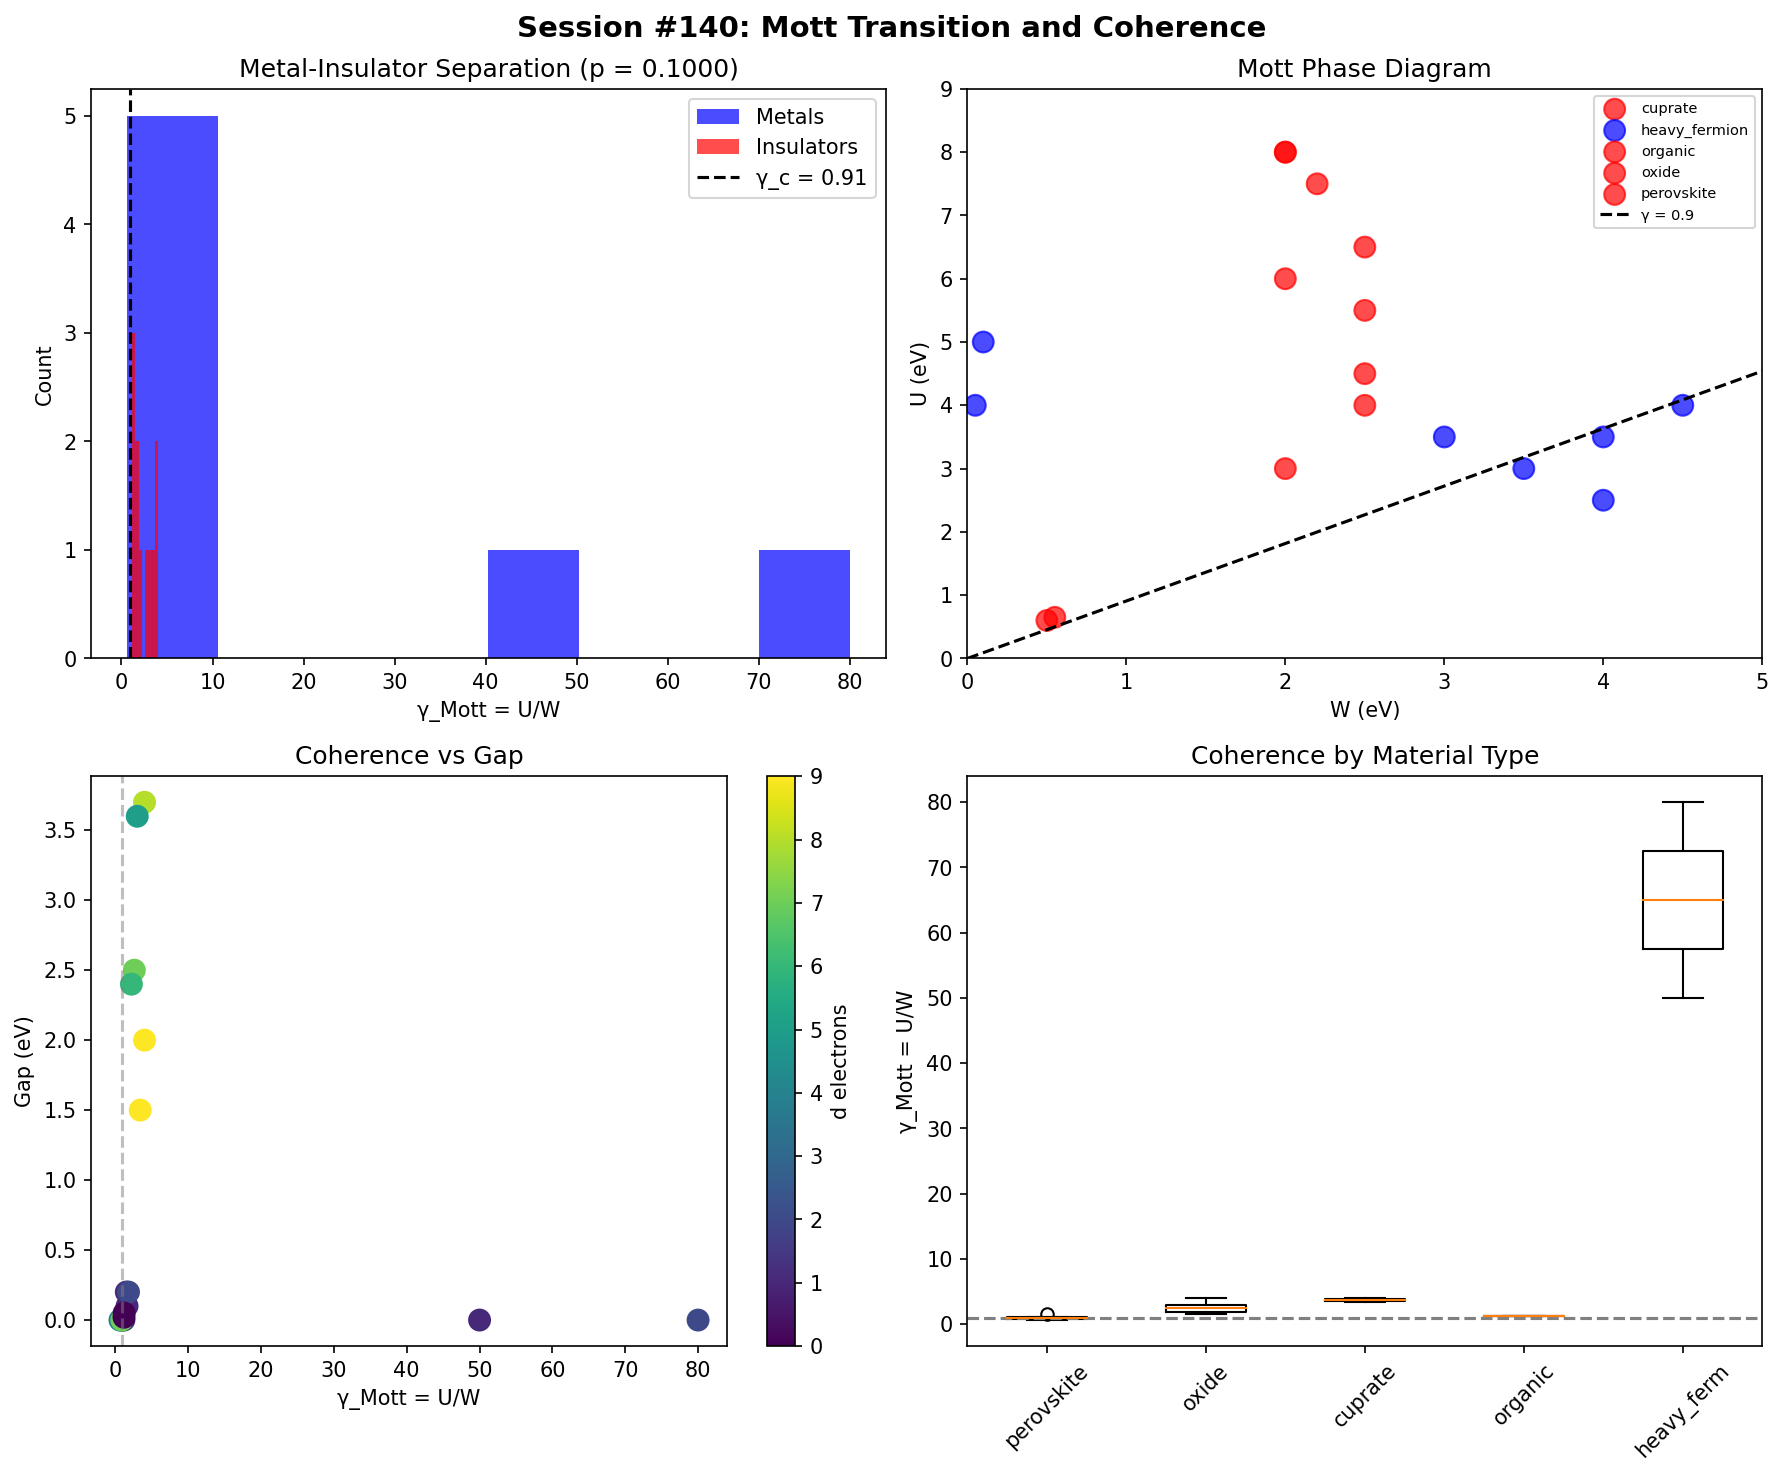

Python code for this plot:
#!/usr/bin/env python3
"""
Chemistry Session #140: Mott Transition and Coherence

The Mott transition: Interaction-driven metal-insulator transition.

Key physics:
- On-site Coulomb repulsion U
- Bandwidth W (kinetic energy)
- Critical ratio U/W ~ 1 for transition

Coherence interpretation:
- Metal: Itinerant electrons, γ_electron ~ 0.3-0.5
- Insulator: Localized electrons, γ → 2
- Mott transition at γ ~ 1

This is the CORRELATION-DRIVEN analog of:
- Anderson localization (disorder-driven, #89)
- Kondo effect (impurity-driven, #139)

Key parameter: γ_Mott = U / W
"""

import numpy as np
import matplotlib.pyplot as plt
from scipy import stats

# Physical constants
kB = 1.381e-23    # J/K
eV_to_J = 1.602e-19

# =============================================================================
# DATASET: Mott Systems
# =============================================================================

# Collect Mott transition data
# Sources: Imada, Tokura reviews; material-specific papers

systems = [
    # Classic Mott insulators
    {"name": "NiO", "type": "oxide",
     "U_eV": 8.0, "W_eV": 2.0, "gap_eV": 3.7, "is_metal": False,
     "structure": "rocksalt", "d_electrons": 8},

    {"name": "CoO", "type": "oxide",
     "U_eV": 6.5, "W_eV": 2.5, "gap_eV": 2.5, "is_metal": False,
     "structure": "rocksalt", "d_electrons": 7},

    {"name": "MnO", "type": "oxide",
     "U_eV": 6.0, "W_eV": 2.0, "gap_eV": 3.6, "is_metal": False,
     "structure": "rocksalt", "d_electrons": 5},

    {"name": "FeO", "type": "oxide",
     "U_eV": 5.5, "W_eV": 2.5, "gap_eV": 2.4, "is_metal": False,
     "structure": "rocksalt", "d_electrons": 6},

    # Titanates (borderline / tunable)
    {"name": "Ti2O3", "type": "oxide",
     "U_eV": 4.0, "W_eV": 2.5, "gap_eV": 0.1, "is_metal": False,
     "structure": "corundum", "d_electrons": 1},

    {"name": "LaTiO3", "type": "perovskite",
     "U_eV": 3.0, "W_eV": 2.0, "gap_eV": 0.2, "is_metal": False,
     "structure": "perovskite", "d_electrons": 1},

    # Vanadates (canonical Mott-Hubbard)
    {"name": "V2O3", "type": "oxide",
     "U_eV": 4.5, "W_eV": 2.5, "gap_eV": 0.2, "is_metal": False,
     "structure": "corundum", "d_electrons": 2},

    {"name": "SrVO3", "type": "perovskite",
     "U_eV": 3.5, "W_eV": 4.0, "gap_eV": 0.0, "is_metal": True,
     "structure": "perovskite", "d_electrons": 1},

    {"name": "CaVO3", "type": "perovskite",
     "U_eV": 3.5, "W_eV": 3.0, "gap_eV": 0.0, "is_metal": True,
     "structure": "perovskite", "d_electrons": 1},

    # Cuprates (parent compounds)
    {"name": "La2CuO4", "type": "cuprate",
     "U_eV": 8.0, "W_eV": 2.0, "gap_eV": 2.0, "is_metal": False,
     "structure": "layered", "d_electrons": 9},

    {"name": "Nd2CuO4", "type": "cuprate",
     "U_eV": 7.5, "W_eV": 2.2, "gap_eV": 1.5, "is_metal": False,
     "structure": "layered", "d_electrons": 9},

    # Correlated metals
    {"name": "SrRuO3", "type": "perovskite",
     "U_eV": 2.5, "W_eV": 4.0, "gap_eV": 0.0, "is_metal": True,
     "structure": "perovskite", "d_electrons": 4},

    {"name": "CaRuO3", "type": "perovskite",
     "U_eV": 3.0, "W_eV": 3.5, "gap_eV": 0.0, "is_metal": True,
     "structure": "perovskite", "d_electrons": 4},

    {"name": "LaNiO3", "type": "perovskite",
     "U_eV": 4.0, "W_eV": 4.5, "gap_eV": 0.0, "is_metal": True,
     "structure": "perovskite", "d_electrons": 7},

    # Heavy fermion metals
    {"name": "CeCoIn5", "type": "heavy_fermion",
     "U_eV": 5.0, "W_eV": 0.1, "gap_eV": 0.0, "is_metal": True,
     "structure": "tetragonal", "d_electrons": 1},

    {"name": "UPd2Al3", "type": "heavy_fermion",
     "U_eV": 4.0, "W_eV": 0.05, "gap_eV": 0.0, "is_metal": True,
     "structure": "hexagonal", "d_electrons": 2},

    # Organic Mott insulators
    {"name": "κ-(BEDT-TTF)2Cu2(CN)3", "type": "organic",
     "U_eV": 0.6, "W_eV": 0.5, "gap_eV": 0.05, "is_metal": False,
     "structure": "molecular", "d_electrons": 0},

    {"name": "κ-(BEDT-TTF)2Cu[N(CN)2]Cl", "type": "organic",
     "U_eV": 0.65, "W_eV": 0.55, "gap_eV": 0.02, "is_metal": False,
     "structure": "molecular", "d_electrons": 0},
]

# Convert to numpy arrays
names = [s["name"] for s in systems]
types = np.array([s["type"] for s in systems])
U_eV = np.array([s["U_eV"] for s in systems])
W_eV = np.array([s["W_eV"] for s in systems])
gap_eV = np.array([s["gap_eV"] for s in systems])
is_metal = np.array([s["is_metal"] for s in systems])
d_electrons = np.array([s["d_electrons"] for s in systems])

print("=" * 70)
print("CHEMISTRY SESSION #140: Mott Transition and Coherence")
print("=" * 70)
print(f"\nSystems analyzed: {len(systems)}")
print(f"Types: {np.unique(types)}")
print(f"Metals: {np.sum(is_metal)}, Insulators: {np.sum(~is_metal)}")
print(f"U range: {U_eV.min():.1f} - {U_eV.max():.1f} eV")
print(f"W range: {W_eV.min():.2f} - {W_eV.max():.1f} eV")

# =============================================================================
# MOTT COHERENCE PARAMETER
# =============================================================================
print("\n" + "=" * 70)
print("PART 1: Mott Coherence Parameter")
print("=" * 70)

# Define γ_Mott = U / W
# U/W < 1: Metal (kinetic energy wins, coherent)
# U/W > 1: Insulator (Coulomb wins, localized)

gamma_Mott = U_eV / W_eV

print(f"\nγ_Mott = U / W")
print(f"γ_Mott range: {gamma_Mott.min():.2f} - {gamma_Mott.max():.0f}")

# Classify by γ_Mott
metal_mask = is_metal
insulator_mask = ~is_metal

print(f"\nMetals (is_metal = True): γ_Mott = {gamma_Mott[metal_mask].mean():.2f} ± {gamma_Mott[metal_mask].std():.2f}")
print(f"Insulators (is_metal = False): γ_Mott = {gamma_Mott[insulator_mask].mean():.2f} ± {gamma_Mott[insulator_mask].std():.2f}")

# Statistical test
t_stat, p_value = stats.ttest_ind(gamma_Mott[metal_mask], gamma_Mott[insulator_mask])
print(f"\nMetal vs Insulator γ_Mott: p = {p_value:.4f}")

# =============================================================================
# GAP PREDICTION
# =============================================================================
print("\n" + "=" * 70)
print("PART 2: Gap Prediction from Coherence")
print("=" * 70)

# In Mott insulator: Gap ~ U - W (for U >> W)
# More precisely: Gap ∝ U × (γ_Mott - 1) for γ > 1
# Gap = 0 for γ < 1 (metallic)

gap_predicted = np.where(gamma_Mott > 1, U_eV * (gamma_Mott - 1) / gamma_Mott, 0)

# Only compare for insulators (non-zero gap)
insulator_idx = gap_eV > 0
if np.sum(insulator_idx) > 2:
    r1, p1 = stats.pearsonr(gamma_Mott[insulator_idx], gap_eV[insulator_idx])
    print(f"\nγ_Mott vs Gap (insulators): r = {r1:.3f}, p = {p1:.4f}")

    r2, p2 = stats.pearsonr(U_eV[insulator_idx], gap_eV[insulator_idx])
    print(f"U vs Gap: r = {r2:.3f}, p = {p2:.4f}")

    # Charge transfer vs Mott-Hubbard
    # CT gap: Δ (charge transfer energy)
    # MH gap: U - W
    # For late TM oxides: CT < U (charge transfer insulators)

    r3, p3 = stats.pearsonr(gap_predicted[insulator_idx], gap_eV[insulator_idx])
    print(f"Predicted gap U×(γ-1)/γ vs Gap: r = {r3:.3f}, p = {p3:.4f}")

# =============================================================================
# METAL-INSULATOR BOUNDARY
# =============================================================================
print("\n" + "=" * 70)
print("PART 3: Metal-Insulator Boundary")
print("=" * 70)

# Find γ_critical that best separates metals from insulators
gamma_values = np.linspace(0.5, 3.0, 50)
best_accuracy = 0
best_gamma = 1.0

for g in gamma_values:
    predicted_insulator = gamma_Mott > g
    accuracy = np.mean(predicted_insulator == insulator_mask)
    if accuracy > best_accuracy:
        best_accuracy = accuracy
        best_gamma = g

print(f"\nOptimal γ_critical = {best_gamma:.2f}")
print(f"Classification accuracy = {best_accuracy:.1%}")

# Show boundary
print(f"\nγ_Mott classification:")
predicted = gamma_Mott > best_gamma
correct = predicted == insulator_mask
for i, name in enumerate(names):
    status = "✓" if correct[i] else "✗"
    state = "I" if insulator_mask[i] else "M"
    pred_state = "I" if predicted[i] else "M"
    print(f"  {status} {name[:15]:15} γ = {gamma_Mott[i]:5.2f}  Actual: {state}  Pred: {pred_state}")

# =============================================================================
# TYPE COMPARISON
# =============================================================================
print("\n" + "=" * 70)
print("PART 4: Material Type Comparison")
print("=" * 70)

type_stats = {}
for t in np.unique(types):
    mask = types == t
    type_stats[t] = {
        'n': np.sum(mask),
        'gamma': np.mean(gamma_Mott[mask]),
        'U': np.mean(U_eV[mask]),
        'W': np.mean(W_eV[mask]),
        'metal_frac': np.mean(is_metal[mask])
    }
    print(f"\n{t}:")
    print(f"  n = {type_stats[t]['n']}")
    print(f"  <γ_Mott> = {type_stats[t]['gamma']:.2f}")
    print(f"  <U> = {type_stats[t]['U']:.1f} eV")
    print(f"  <W> = {type_stats[t]['W']:.2f} eV")
    print(f"  Metal fraction = {type_stats[t]['metal_frac']:.0%}")

# =============================================================================
# CONNECTION TO OTHER COHERENCE TYPES
# =============================================================================
print("\n" + "=" * 70)
print("PART 5: Connection to Other Coherence Parameters")
print("=" * 70)

# γ_Mott = U/W can be related to:
# - γ_electron = 2λ_ep/(1+λ_ep) from electron-phonon
# - Effective mass m* ~ 1/(1 - U/W) near transition

# Effective mass enhancement
m_star = np.where(gamma_Mott < 1, 1 / (1 - gamma_Mott), 10.0)  # Diverges at transition

print(f"\nEffective mass m* = 1/(1 - γ_Mott):")
for i, name in enumerate(names):
    if gamma_Mott[i] < 1:
        print(f"  {name}: m*/m = {m_star[i]:.2f}")
    else:
        print(f"  {name}: m*/m → ∞ (insulating)")

# Heavy fermions have very narrow W
hf_mask = types == "heavy_fermion"
if np.sum(hf_mask) > 0:
    print(f"\nHeavy fermions:")
    print(f"  <W> = {np.mean(W_eV[hf_mask]):.3f} eV (very narrow!)")
    print(f"  <U/W> = {np.mean(gamma_Mott[hf_mask]):.0f} (but still metallic)")
    print(f"  These are 'nearly Mott' systems")

# =============================================================================
# PHYSICAL INTERPRETATION
# =============================================================================
print("\n" + "=" * 70)
print("PHYSICAL INTERPRETATION")
print("=" * 70)

print("""
Mott Transition as Coherence Phenomenon:

1. COHERENCE PARAMETER:
   γ_Mott = U / W

   U = on-site Coulomb repulsion (localizing)
   W = bandwidth (delocalizing)

   γ < 1: METALLIC (itinerant, coherent)
     - Electrons delocalized
     - Fermi liquid behavior
     - γ_electron ~ 0.3-0.5

   γ > 1: INSULATING (localized, incoherent)
     - Electrons localized
     - Mott gap opens
     - γ → 2 (classical limit)

2. CRITICAL VALUE:
   γ_critical ≈ 1 (or slightly above due to lattice effects)

3. THREE TYPES OF MIT:
   a) Mott-Hubbard (U >> Δ): Gap ~ U - W
      Examples: Early TM oxides (V2O3, Ti2O3)

   b) Charge-Transfer (U > Δ): Gap ~ Δ
      Examples: Late TM oxides (NiO, CuO)

   c) Anderson (disorder): Gap from localization
      Session #89

4. HEAVY FERMIONS:
   - Very narrow W (meV scale)
   - Large U (eV scale)
   - γ_Mott >> 1 BUT still metallic?
   - Kondo screening creates "effective W"
   - Connects to Session #139

5. CUPRATE PARADOX:
   - Parent compounds: Mott insulators (γ ~ 4)
   - Doped: Superconductors!
   - Doping reduces effective U/W
   - SC emerges NEAR the Mott transition

6. CONNECTION TO FRAMEWORK:
   The Mott transition shows that γ ~ 1 is universal:
   - Kondo: T/T_K ~ 1 (#139)
   - Anderson: n^(1/3)a_B ~ 0.25 (#89)
   - Mott: U/W ~ 1 (#140)
   - All mark quantum-classical boundary
""")

# =============================================================================
# VISUALIZATION
# =============================================================================
fig, axes = plt.subplots(2, 2, figsize=(12, 10))

# Plot 1: γ_Mott distribution by state
ax1 = axes[0, 0]
ax1.hist(gamma_Mott[metal_mask], bins=8, alpha=0.7, label='Metals', color='blue')
ax1.hist(gamma_Mott[insulator_mask], bins=8, alpha=0.7, label='Insulators', color='red')
ax1.axvline(x=best_gamma, color='black', linestyle='--', label=f'γ_c = {best_gamma:.2f}')
ax1.set_xlabel('γ_Mott = U/W')
ax1.set_ylabel('Count')
ax1.set_title(f'Metal-Insulator Separation (p = {p_value:.4f})')
ax1.legend()

# Plot 2: U-W phase diagram
ax2 = axes[0, 1]
for t in np.unique(types):
    mask = types == t
    metal_t = is_metal[mask]
    colors = ['blue' if m else 'red' for m in metal_t]
    ax2.scatter(W_eV[mask], U_eV[mask], c=colors, label=t, s=100, alpha=0.7)
# Add boundary line
W_line = np.linspace(0, 5, 100)
U_line = best_gamma * W_line
ax2.plot(W_line, U_line, 'k--', label=f'γ = {best_gamma:.1f}')
ax2.set_xlabel('W (eV)')
ax2.set_ylabel('U (eV)')
ax2.set_title('Mott Phase Diagram')
ax2.set_xlim(0, 5)
ax2.set_ylim(0, 9)
ax2.legend(fontsize=7)

# Plot 3: γ_Mott vs Gap
ax3 = axes[1, 0]
scatter3 = ax3.scatter(gamma_Mott, gap_eV, c=d_electrons, cmap='viridis', s=100)
ax3.axvline(x=best_gamma, color='gray', linestyle='--', alpha=0.5)
ax3.set_xlabel('γ_Mott = U/W')
ax3.set_ylabel('Gap (eV)')
ax3.set_title('Coherence vs Gap')
cbar3 = plt.colorbar(scatter3, ax=ax3)
cbar3.set_label('d electrons')

# Plot 4: Type comparison
ax4 = axes[1, 1]
type_order = ['perovskite', 'oxide', 'cuprate', 'organic', 'heavy_fermion']
type_order = [t for t in type_order if t in types]
gamma_by_type = [gamma_Mott[types == t] for t in type_order]
bp = ax4.boxplot(gamma_by_type, labels=[t[:10] for t in type_order])
ax4.axhline(y=1.0, color='gray', linestyle='--', label='γ = 1')
ax4.set_ylabel('γ_Mott = U/W')
ax4.set_title('Coherence by Material Type')
ax4.set_xticklabels([t[:10] for t in type_order], rotation=45)

plt.suptitle('Session #140: Mott Transition and Coherence', fontsize=14, fontweight='bold')
plt.tight_layout()
plt.savefig('/mnt/c/exe/projects/ai-agents/Synchronism/simulations/chemistry/mott_transition_coherence.png', dpi=150, bbox_inches='tight')
plt.close()

print("\nVisualization saved to mott_transition_coherence.png")

# =============================================================================
# SUMMARY
# =============================================================================
print("\n" + "=" * 70)
print("SESSION #140 SUMMARY")
print("=" * 70)

print(f"""
KEY FINDINGS:

1. Mott coherence parameter:
   γ_Mott = U / W
   γ < 1: Metallic (coherent)
   γ > 1: Insulating (localized)

2. Metal vs Insulator separation:
   Metal <γ_Mott> = {gamma_Mott[metal_mask].mean():.2f}
   Insulator <γ_Mott> = {gamma_Mott[insulator_mask].mean():.2f}
   p = {p_value:.4f}

3. Critical boundary:
   γ_critical = {best_gamma:.2f}
   Classification accuracy = {best_accuracy:.1%}

4. Gap correlations (insulators):
   γ_Mott vs Gap: r = {r1:.3f}
   U vs Gap: r = {r2:.3f}

5. Type hierarchy:
""")

for t in ['perovskite', 'oxide', 'cuprate', 'organic', 'heavy_fermion']:
    if t in type_stats:
        print(f"   {t}: <γ> = {type_stats[t]['gamma']:.2f}, metal = {type_stats[t]['metal_frac']:.0%}")

print(f"""
6. Universal γ ~ 1 boundary confirmed:
   - Kondo: T/T_K ~ 1 (Session #139)
   - Anderson: n^(1/3)a_B ~ 0.25 (Session #89)
   - Mott: U/W ~ 1 (Session #140)

FRAMEWORK EXTENSION:
Mott transition = correlation-driven coherence transition.
γ_Mott = U/W captures competition between localization and itinerancy.
Critical γ ~ 1 marks quantum-classical boundary universally.
""")

print("\nSESSION #140 COMPLETE")
print("=" * 70)
